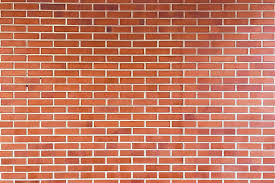
#> input picture 2do. Enfoque Probabilidad (Incertidumbre)/007.jpg, 275 x 183 px
$ python '054_Detección_de_Aristas_y_Segmentación.py'
#> lines starting #> are read from the running program, lines starting #| are printed output that depends on the picture; after the words box and inside, x2 and y2 are one past the last pixel; in counts of white or black regions, pixels touching at a corner belong together
import cv2
import numpy as np
import matplotlib.pyplot as plt

# Cargar la imagen
imagen = cv2.imread('007.jpg')  # Asegúrate de cambiar esta ruta
#> imagen is the input picture: shape (183, 275, 3); mean B, G, R 101.3, 124.7, 198
imagen_gris = cv2.cvtColor(imagen, cv2.COLOR_BGR2GRAY)  # Convertir a escala de grises
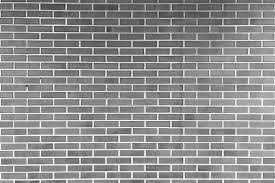
#> imagen_gris: shape (183, 275); min 36, max 254, mean 143.9

# Aplicar el detector de bordes de Canny
bordes = cv2.Canny(imagen_gris, 100, 200)
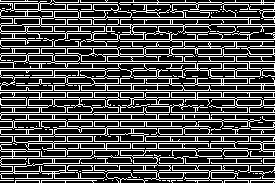
#> bordes: shape (183, 275); 28.8% white in thin lines or dots

# Aplicar un umbral para la segmentación
_, segmentacion = cv2.threshold(imagen_gris, 128, 255, cv2.THRESH_BINARY)
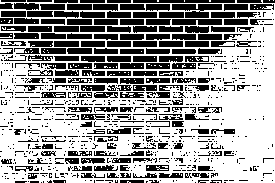
#> segmentacion: shape (183, 275); 60.7% white; 769 black regions (576 under 20 px), largest, box (x1, y1, x2, y2) and area: (172, 4, 222, 18) 446, (133, 0, 235, 3) 296, (172, 19, 222, 25) 290

# Mostrar las imágenes originales, bordes y segmentadas
plt.figure(figsize=(15, 5))

# Imagen original
plt.subplot(1, 3, 1)
plt.imshow(cv2.cvtColor(imagen, cv2.COLOR_BGR2RGB))
plt.title('Imagen Original')
plt.axis('off')

# Bordes detectados
plt.subplot(1, 3, 2)
plt.imshow(bordes, cmap='gray')
plt.title('Bordes Detectados')
plt.axis('off')

# Imagen segmentada
plt.subplot(1, 3, 3)
plt.imshow(segmentacion, cmap='gray')
plt.title('Segmentación')
plt.axis('off')

plt.show()
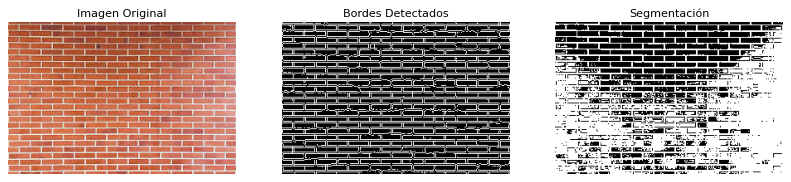
#> figure drawn by matplotlib, 3 panels
